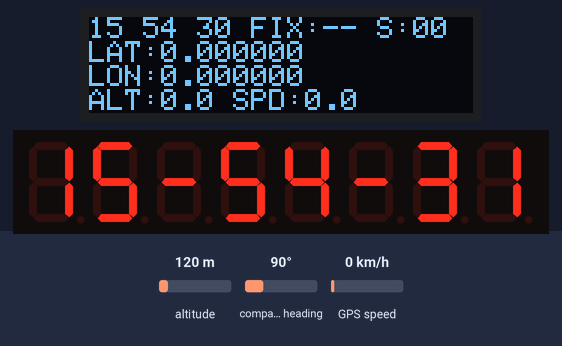
Recording of a sketch running on a simulated Arduino Uno, built with avr-gcc and run on an emulated ATmega328P. Parts: 128×32 one-colour display, 8-digit seven-segment display. Inputs (shaded band) come from the test bench; at power-on: altitude 120 m, GPS speed 0 km/h, compass heading 90°. The GPS gets a fix after 3 s at 37.7749, -122.4194 with 8 satellites.

Above: at 1.4 s.
1.5 s: altitude set to 20 m
At 3.89 s:
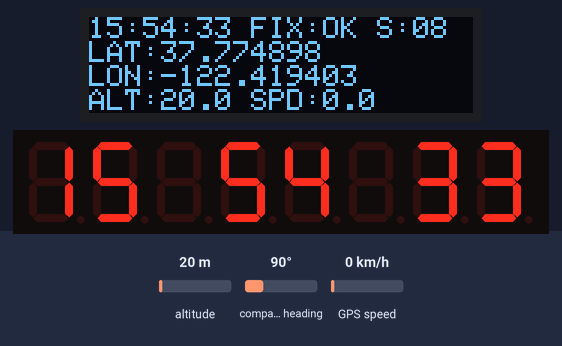
4.6 s: GPS speed set to 2 km/h
At 5.64 s:
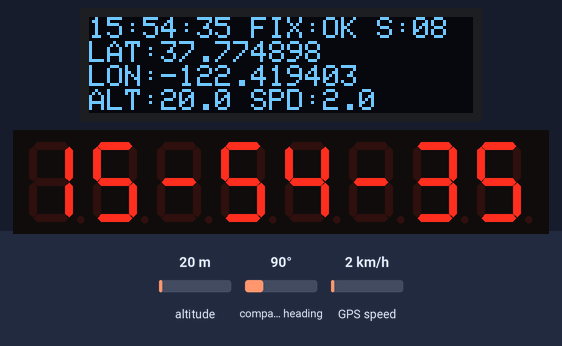
7.0 s: altitude set to 250 m
At 7.9 s:
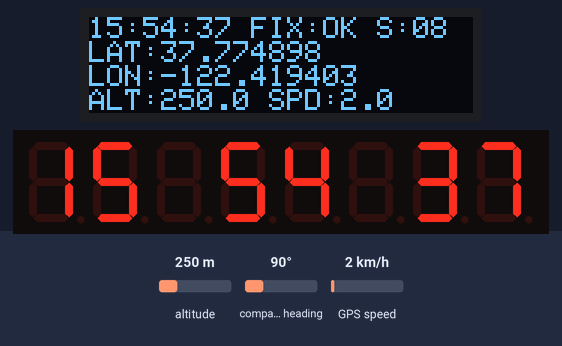
9.0 s: GPS speed set to 30 km/h
At 9.9 s:
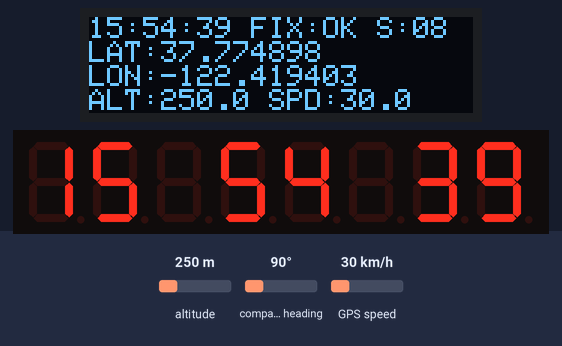
Timing chart, 0 to 12.0 s (numbered marks = the images above; inputs shaded):
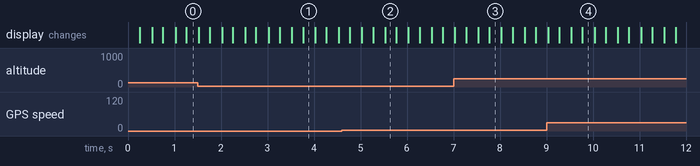

The sketch:

GPSCLOCK.ino
```cpp
#include <SoftwareSerial.h>
#include <TinyGPS++.h>
#include <LedControl.h>
#include <Wire.h>
#include <Adafruit_GFX.h>
#include <Adafruit_SSD1306.h>

#define SCREEN_WIDTH 128
#define SCREEN_HEIGHT 32
#define OLED_RESET -1

Adafruit_SSD1306 display(SCREEN_WIDTH, SCREEN_HEIGHT, &Wire, OLED_RESET);

SoftwareSerial gpsSerial(3, 4);
TinyGPSPlus gps;
LedControl lc = LedControl(5, 7, 6, 1);

// Configuration Constants
const uint16_t OLED_REFRESH_MS = 500;
const uint16_t CLOCK_INTERVAL_MS = 1000;
const int16_t IST_OFFSET_HOURS = 5;
const int16_t IST_OFFSET_MINUTES = 30;
const uint32_t GPS_BAUD_RATE = 9600;

// Data Models
struct GPSTelemetry {
  float lat = 0.0;
  float lon = 0.0;
  float altitude = 0.0;
  float speed = 0.0;
  uint8_t satellites = 0;
  bool hasFix = false;
} telemetry;

struct ClockState {
  uint16_t year = 0;
  uint8_t month = 0;
  uint8_t day = 0;
  uint8_t hour = 0;
  uint8_t minute = 0;
  uint8_t second = 0;
  bool isTimeReal = false;
} clockState;

struct DisplayState {
  bool showColon = false;
  uint8_t lastMaxDigits[8] = {255, 255, 255, 255, 255, 255, 255, 255}; // 255 forces initial draw
} displayState;

struct GPSStats {
  uint32_t charsProcessed = 0;
  uint32_t sentencesParsed = 0;
  uint32_t failedChecksum = 0;
} stats;

// Timers
unsigned long lastOLEDUpdate = 0;

void initOLED();
void initGPS();
void configureGPS();
void initMAX7219();
void readGPS();
void updateClock();
void utcToIST();
bool isLeapYear(int y);
int daysInMonth(int m, int y);
void incrementDate();
void updateOLED();
void updateMAX7219();
void sendUBX(const uint8_t *msg, uint8_t len);

void setup() {
  Serial.begin(115200); // Debug
  initGPS();
  initMAX7219();
  initOLED();
}

void loop() {
  readGPS();
  updateClock();
  updateMAX7219();

  if (millis() - lastOLEDUpdate >= OLED_REFRESH_MS) {
    lastOLEDUpdate = millis();
    updateOLED();
  }
}

void initOLED() {
  Wire.begin();
  if(!display.begin(SSD1306_SWITCHCAPVCC, 0x3C)) {
    Serial.println(F("OLED init failed"));
  }
  display.clearDisplay();
  display.setTextColor(SSD1306_WHITE);
  display.setTextSize(2);
  display.display();
}

void sendUBX(const uint8_t *msg, uint8_t len) {
  for (uint8_t i = 0; i < len; i++) {
    gpsSerial.write(msg[i]);
  }
  delay(10);
}

void configureGPS() {
  // Disable GLL
  const uint8_t disableGLL[] = {0xB5, 0x62, 0x06, 0x01, 0x08, 0x00, 0xF0, 0x01, 0x00, 0x00, 0x00, 0x00, 0x00, 0x00, 0x00, 0x2A};
  sendUBX(disableGLL, sizeof(disableGLL));
  // Disable GSA
  const uint8_t disableGSA[] = {0xB5, 0x62, 0x06, 0x01, 0x08, 0x00, 0xF0, 0x02, 0x00, 0x00, 0x00, 0x00, 0x00, 0x00, 0x01, 0x31};
  sendUBX(disableGSA, sizeof(disableGSA));
  // Disable VTG
  const uint8_t disableVTG[] = {0xB5, 0x62, 0x06, 0x01, 0x08, 0x00, 0xF0, 0x05, 0x00, 0x00, 0x00, 0x00, 0x00, 0x00, 0x04, 0x46};
  sendUBX(disableVTG, sizeof(disableVTG));
}

void initGPS() {
  gpsSerial.begin(GPS_BAUD_RATE);
  delay(100);
  configureGPS();
}

void initMAX7219() {
  lc.shutdown(0, false);
  lc.setIntensity(0, 4);
  lc.clearDisplay(0);
}

void readGPS() {
  while (gpsSerial.available() > 0) {
    gps.encode(gpsSerial.read());
  }

  // 1. Current Live Status of the Fix (Transient)
  // Used to drive the FIX:OK / FIX:-- indicator on the OLED (Decoupled from storage policy)
  telemetry.hasFix = gps.location.isValid() && gps.location.age() < 2000;

  // 2. Persistent Location Handling (Last Known Good)
  // Lat, Lon, Speed require a 2D fix (3+ sats)
  if (gps.location.isUpdated() &&
      gps.location.isValid() &&
      gps.satellites.isValid() &&
      gps.satellites.value() >= 3) {

    // Null Island / Zero-Coordinate Defense (Reject anything < 0.001 degrees)
    if (abs(gps.location.lat()) > 0.001 || abs(gps.location.lng()) > 0.001) {
      telemetry.lat = gps.location.lat();
      telemetry.lon = gps.location.lng();
      telemetry.speed = gps.speed.kmph();

      // Altitude requires a strong 3D fix (4+ sats)
      if (gps.satellites.value() >= 4) {
        telemetry.altitude = gps.altitude.meters();
      }
    }
  }

  if (gps.satellites.isValid() && gps.satellites.age() < 10000) {
    telemetry.satellites = gps.satellites.value();
  } else {
    telemetry.satellites = 0;
  }

  stats.charsProcessed = gps.charsProcessed();
  stats.sentencesParsed = gps.sentencesWithFix();
  stats.failedChecksum = gps.failedChecksum();
}

void updateClock() {
  clockState.isTimeReal = gps.time.isValid() && gps.date.isValid() && gps.date.year() > 2020;

  if (clockState.isTimeReal) {
    static unsigned long secondStartTime = 0;

    if (gps.time.isUpdated()) {
      utcToIST();
      secondStartTime = millis();
    } else {
      if (millis() - secondStartTime >= CLOCK_INTERVAL_MS) {
        secondStartTime += CLOCK_INTERVAL_MS;
        clockState.second++;
        if (clockState.second >= 60) {
          clockState.second = 0; clockState.minute++;
          if (clockState.minute >= 60) { clockState.minute = 0; clockState.hour++; if (clockState.hour >= 24) clockState.hour = 0; }
        }
      }
    }

    displayState.showColon = ((millis() - secondStartTime) % 1000) < 500;
  } else {
    displayState.showColon = (millis() / 500) % 2 == 0;
  }
}

bool isLeapYear(int y) {
  return (y % 4 == 0 && y % 100 != 0) || (y % 400 == 0);
}

int daysInMonth(int m, int y) {
  int days[] = { 0, 31, 28, 31, 30, 31, 30, 31, 31, 30, 31, 30, 31 };
  if (m == 2 && isLeapYear(y)) return 29;
  return days[m];
}

void incrementDate() {
  clockState.day++;
  if (clockState.day > daysInMonth(clockState.month, clockState.year)) {
    clockState.day = 1;
    clockState.month++;
    if (clockState.month > 12) {
      clockState.month = 1;
      clockState.year++;
    }
  }
}

void utcToIST() {
  clockState.year = gps.date.year();
  clockState.month = gps.date.month();
  clockState.day = gps.date.day();
  clockState.hour = gps.time.hour();
  clockState.minute = gps.time.minute();
  clockState.second = gps.time.second();

  clockState.minute += IST_OFFSET_MINUTES;
  clockState.hour += IST_OFFSET_HOURS;

  if (clockState.minute >= 60) {
    clockState.minute -= 60;
    clockState.hour += 1;
  }
  if (clockState.hour >= 24) {
    clockState.hour -= 24;
    incrementDate();
  }
}

void updateMAX7219() {
  char sep = displayState.showColon ? '-' : ' ';

  if (clockState.isTimeReal) {
    uint8_t digits[8] = {
      (uint8_t)(clockState.second % 10),
      (uint8_t)(clockState.second / 10),
      (uint8_t)sep,
      (uint8_t)(clockState.minute % 10),
      (uint8_t)(clockState.minute / 10),
      (uint8_t)sep,
      (uint8_t)(clockState.hour % 10),
      (uint8_t)(clockState.hour / 10)
    };

    for (int i = 0; i < 8; i++) {
      if (displayState.lastMaxDigits[i] != digits[i]) {
        displayState.lastMaxDigits[i] = digits[i];
        if (i == 2 || i == 5) {
          lc.setChar(0, i, (char)digits[i], false);
        } else {
          lc.setDigit(0, i, digits[i], false);
        }
      }
    }
  } else {
    for (int i = 0; i < 8; i++) {
      uint8_t val = (i == 2 || i == 5) ? sep : '-';
      if (displayState.lastMaxDigits[i] != val) {
        displayState.lastMaxDigits[i] = val;
        lc.setChar(0, i, (char)val, false);
      }
    }
  }
}

void updateOLED() {
  display.clearDisplay();
  display.setTextSize(1);
  display.setCursor(0, 0);

  char timeBuf[30];
  char cSep = displayState.showColon ? ':' : ' ';
  if (clockState.isTimeReal) {
    sprintf(timeBuf, "%02d%c%02d%c%02d FIX:%s S:%02d", clockState.hour, cSep, clockState.minute, cSep, clockState.second, telemetry.hasFix ? "OK" : "--", telemetry.satellites);
  } else {
    sprintf(timeBuf, "--%c--%c-- FIX:%s S:%02d", cSep, cSep, telemetry.hasFix ? "OK" : "--", telemetry.satellites);
  }
  display.println(timeBuf);

  display.print(F("LAT:"));
  display.println(telemetry.lat, 6);

  display.print(F("LON:"));
  display.println(telemetry.lon, 6);

  display.print(F("ALT:"));
  display.print(telemetry.altitude, 1);
  display.print(F(" SPD:"));
  display.println(telemetry.speed, 1);

  display.display();
}
```
